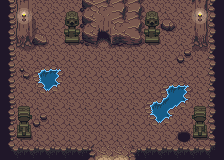

A 2D game scene composited from a Tiled map and its tileset images. What follows is a short description and the map's XML, with every tile layer's data as written:
An orthogonal 14x10 tile map with 16x16 px tiles, 7 tile layers (Suelo, Decoración Suelo Traspasable, Decoracion Suelo Traspasable POR DETRAS, Decoración Suelo NO Traspasable, ...) and 25 objects.

<map version="1.2" tiledversion="1.3.1" orientation="orthogonal" renderorder="left-down" compressionlevel="0" width="14" height="10" tilewidth="16" tileheight="16" infinite="0" nextlayerid="14" nextobjectid="31">
 <tileset firstgid="1" source="../tsx/cueva.tsx" />
 <layer id="2" name="Suelo" width="14" height="10">
  <data encoding="csv">
1,1,1,1,1,1,1,1,1,1,1,1,1,1,
1,1,1,1,1,1,1,1,1,1,1,1,1,1,
1,1,1,1,1,1,1,1,1,1,1,1,1,1,
1,1,1,1,1,1,1,1,1,1,1,1,1,1,
1,1,1,1,1,1,1,1,1,1,1,1,1,1,
1,1,1,1,1,1,1,1,1,1,1,1,1,1,
1,1,1,1,1,1,1,1,1,1,1,1,1,1,
1,1,1,1,1,1,1,1,1,1,1,1,1,1,
1,1,1,1,1,1,1,1,1,1,1,1,1,1,
1,1,1,1,1,1,1,1,1,1,1,1,1,1
</data>
 </layer>
 <layer id="5" name="Decoración Suelo Traspasable" width="14" height="10">
  <data encoding="csv">
0,0,0,0,0,0,0,0,0,0,0,0,124,0,
0,0,165,0,0,0,0,0,0,0,0,0,164,0,
0,0,205,0,0,0,0,0,0,0,0,0,204,0,
0,242,245,0,0,0,0,0,0,0,0,126,244,0,
0,127,0,0,0,0,0,0,0,0,0,0,0,0,
0,0,0,0,0,0,0,0,0,0,0,0,0,0,
0,0,0,0,0,0,0,0,0,0,0,127,0,0,
0,0,126,0,0,0,0,0,0,0,0,0,0,0,
0,0,0,0,0,0,0,0,0,0,0,0,0,0,
0,0,0,0,0,0,41,41,0,0,0,0,0,0
</data>
 </layer>
 <layer id="8" name="Decoracion Suelo Traspasable POR DETRAS" width="14" height="10">
  <data encoding="csv">
0,0,0,0,9,0,0,0,0,9,0,0,0,0,
0,0,0,0,0,0,0,0,0,0,0,0,0,0,
0,0,0,0,0,0,0,0,0,0,0,0,0,0,
0,0,0,0,0,0,0,0,0,0,0,0,0,0,
0,0,0,0,0,0,0,0,0,0,0,0,0,0,
0,0,0,0,0,0,0,0,0,0,0,0,0,0,
0,7,0,0,0,0,0,0,0,0,0,0,8,0,
0,0,0,0,0,0,0,0,0,0,0,0,0,0,
0,0,0,0,0,0,0,0,0,0,0,0,0,0,
0,0,0,0,0,0,0,0,0,0,0,0,0,0
</data>
 </layer>
 <layer id="6" width="14" height="10">
  <data encoding="csv">
214,0,0,0,0,0,0,0,0,0,0,0,0,212,
214,0,0,0,0,0,0,0,0,0,0,0,0,212,
214,0,0,0,0,0,0,0,0,0,0,0,0,212,
214,0,0,0,0,0,0,0,0,0,0,0,0,212,
214,0,0,0,0,0,0,0,0,0,0,0,0,212,
214,0,0,0,0,0,0,0,0,0,0,0,0,212,
214,0,0,0,0,0,0,0,0,0,0,0,0,212,
214,0,0,0,0,0,0,0,0,0,0,0,0,212,
214,0,0,0,0,0,0,0,0,0,0,0,0,212,
215,173,173,173,173,174,0,0,172,173,173,173,173,216
</data>
 </layer>
 <layer id="7" name="Decoración Suelo NO Traspasable" width="14" height="10">
  <data encoding="csv">
0,122,0,0,0,0,0,0,0,0,0,0,0,0,
0,162,0,0,49,0,0,0,0,49,167,0,0,0,
0,202,166,0,89,0,0,0,0,89,0,0,0,0,
0,0,0,0,0,0,0,0,0,0,0,0,0,0,
0,0,281,283,0,0,0,0,0,0,0,0,0,0,
0,0,361,363,0,0,0,0,0,0,281,283,0,0,
0,0,0,0,0,0,0,0,0,281,364,363,0,0,
0,47,0,0,0,0,0,0,0,361,363,0,48,0,
0,87,0,0,0,0,0,0,0,0,0,161,88,0,
0,0,0,0,0,0,0,0,0,0,0,0,0,0
</data>
 </layer>
 <layer id="3" name="Paredes" width="14" height="10">
  <data encoding="csv">
0,0,0,0,0,168,171,169,169,0,0,0,0,0,
0,0,0,0,0,168,250,171,169,0,0,0,0,0,
0,0,0,0,0,248,247,247,249,0,0,0,0,0,
0,0,0,0,0,0,0,0,0,0,0,0,0,0,
0,0,0,0,0,0,0,0,0,0,0,0,0,0,
0,0,0,0,0,0,0,0,0,0,0,0,0,0,
0,0,0,0,0,0,0,0,0,0,0,0,0,0,
0,0,0,0,0,0,0,0,0,0,0,0,0,0,
0,0,0,0,0,0,0,0,0,0,0,0,0,0,
0,0,0,0,0,0,0,0,0,0,0,0,0,0
</data>
 </layer>
 <layer id="9" name="Decoración Paredes" width="14" height="10">
  <data encoding="csv">
0,201,0,0,0,0,0,0,0,0,0,0,201,0,
0,241,0,0,0,0,211,0,0,0,0,0,241,0,
0,0,0,0,0,0,251,0,0,0,0,0,0,0,
0,0,0,0,0,0,0,0,0,0,0,0,0,0,
0,0,0,0,0,0,0,0,0,0,0,0,0,0,
0,0,0,0,0,0,0,0,0,0,0,0,0,0,
0,0,0,0,0,0,0,0,0,0,0,0,0,0,
0,0,0,0,0,0,0,0,0,0,0,0,0,0,
0,0,0,0,0,0,0,0,0,0,0,0,0,0,
0,0,0,0,0,0,0,0,0,0,0,0,0,0
</data>
 </layer>
 <objectgroup color="#ff0000" id="11" name="Colisiones">
  <object id="2" x="192" y="112.333" width="17.3333" height="30.3333" />
  <object id="3" x="175.667" y="127.667" width="16.6667" height="15.6667" />
  <object id="4" x="16.3333" y="112" width="15.6667" height="31.3333" />
  <object id="5" x="16.3333" y="-0.333333" width="16" height="47.6667" />
  <object id="6" x="32.3333" y="31.6667" width="15.6667" height="15.6667" />
  <object id="7" x="64.5417" y="16.3333" width="15.125" height="31.6667" />
  <object id="8" x="144.667" y="16.3333" width="15.6667" height="30.6667" />
  <object id="9" x="160.333" y="16.4583" width="15.3333" height="15.875" />
  <object id="12" x="80.6667" y="-0.666667" width="62.6667" height="32.6667" />
  <object id="13" x="79.6667" y="31.6667" width="16.375" height="16.3333" />
  <object id="14" x="111.333" y="31.6667" width="33" height="16" />
  <object id="15" x="37.6667" y="68.625" width="22.7917" height="22.3333" />
  <object id="17" x="149.458" y="100.625" width="22.625" height="23.2083" />
  <object id="18" x="160.625" y="84.6667" width="27.4167" height="27.6667" />
  <object id="19" x="192.25" y="-0.333333" width="16.4167" height="48.3333" />
  <object id="20" x="-0.333333" y="-0.666667" width="16.3333" height="161" />
  <object id="21" x="15.3333" y="143.667" width="81.3333" height="16.3333" />
  <object id="22" x="127.667" y="144.667" width="83.3333" height="15.6667" />
  <object id="23" x="208.667" y="-0.333333" width="15.6667" height="160.333" />
 </objectgroup>
 <objectgroup color="#0000ff" id="13" name="Traspasar por Detras">
  <object id="26" x="64" y="-0.333333" width="16" height="16.3333" />
  <object id="27" x="143.333" y="-0.666667" width="16.6667" height="16.3333" />
  <object id="28" x="192" y="95.6667" width="16" height="16" />
  <object id="29" x="16" y="105.667" width="14.0417" height="6.3333" />
 </objectgroup>
 <objectgroup color="#ff00ff" id="12" name="Puertas">
  <object id="24" x="96" y="143.667" width="31.6667" height="16.6667" />
  <object id="25" x="97.3333" y="32" width="13.6667" height="15.3333" />
 </objectgroup>
</map>
